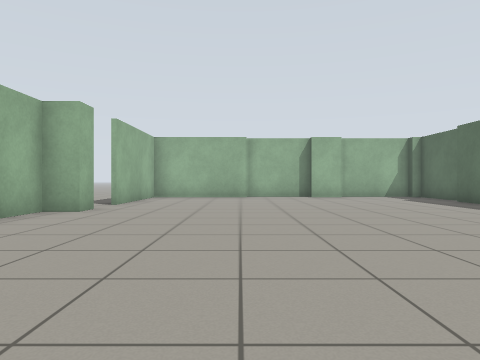
view 1 (above)

12 first-person views from a walk through a world built for the Gazebo simulator. The camera is 0.72 m above the floor, looks level and sees 70° across. The floor is counted in squares, 1 m on a side. Each view is taken from the middle of a square. On the plan, view 1 faces up. The plan holds only what a view shows up to about 11 squares ahead; the rest is blank.

view 2
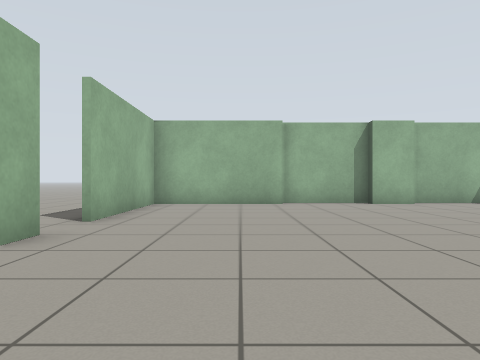

view 3
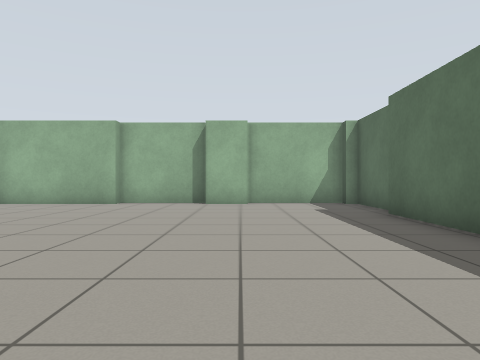

view 4
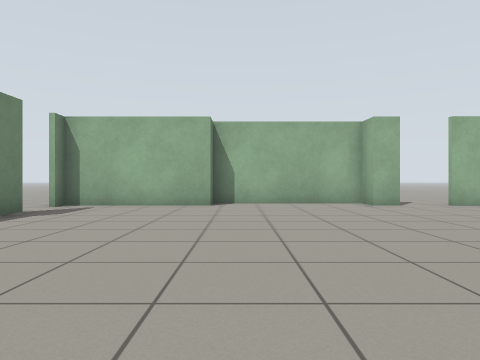

view 5
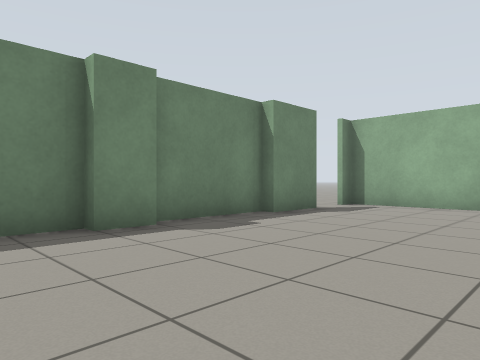

view 6
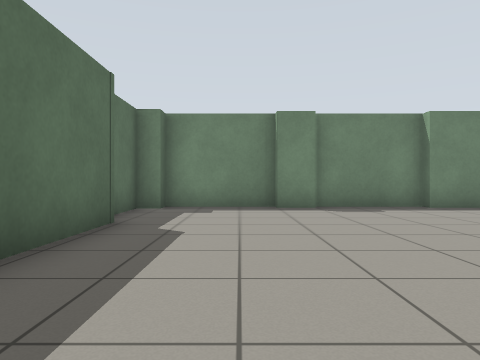

view 7
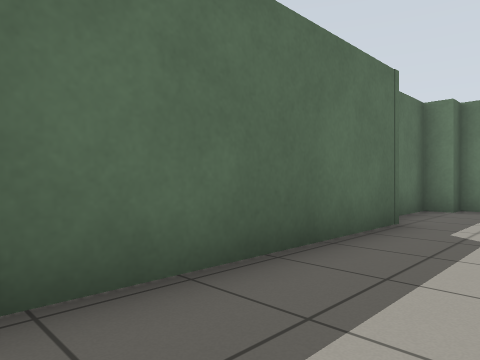

view 8
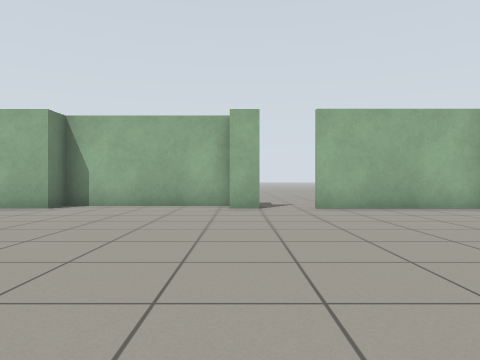

view 9
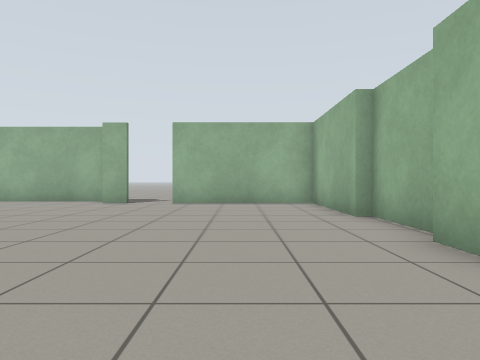

view 10
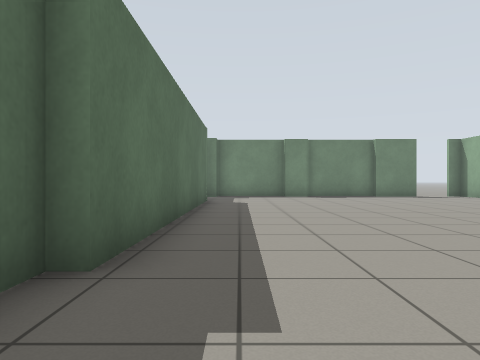

view 11
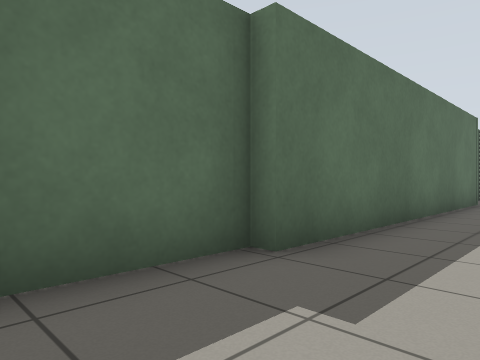

view 12
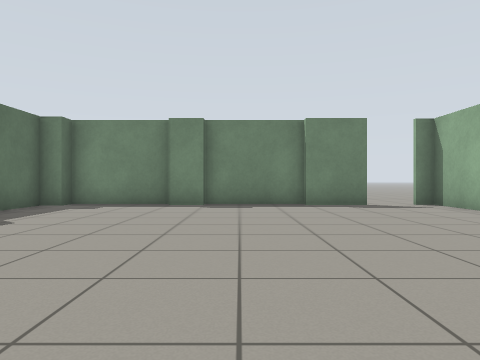

### Floor plan
Points are (right, up) in squares from view 1. A wall is a line through its corners. A room is listed if a view was taken in it or the views show most of it. See-through windows are left out.
Room 1 (views 1, 2, 3, 4, 5, 6, 7, 8, 9, 10, 11, 12)
walls: (-3.6, 8.5) (-3.6, 7.7) (-4.5, 7.7) (-4.5, 3.2) (-3.6, 3.2) (-3.6, -0.9) (-3, -0.9); (7.1, 2.1) (7.2, 11.3) (7.5, 11.3) (7.5, 14.3) (7.1, 14.3); (0.4, 14.3) (-3.6, 14.3) (-3.6, 9.9); (4.2, 14.3) (2.9, 14.3); (3, 14.6) (0.2, 14.6); (3, -0.9) (4, -0.9); (0.1, -1.2) (3.1, -1.2); (4, -1.2) (7.1, -1.2); (-1.8, -0.9) (0.1, -0.9); (6.9, -0.6) (7.5, -0.6) (7.5, 1); (7.2, 14.6) (4.2, 14.6)
ways out: opening at (-4, 9); opening at (-2.5, -1)

Positions as (right, up) in squares from view 1, and headings:
1: (0, 0), facing up
2: (-1, 4), facing up
3: (4, 4), facing up
4: (6, 4), facing left
5: (6, 4), facing down-left
6: (5, 8), facing down
7: (5, 8), facing down-right
8: (5, 8), facing left
9: (7, 12), facing left
10: (6, 14), facing down
11: (5, 14), facing down-right
12: (2, 9), facing down
